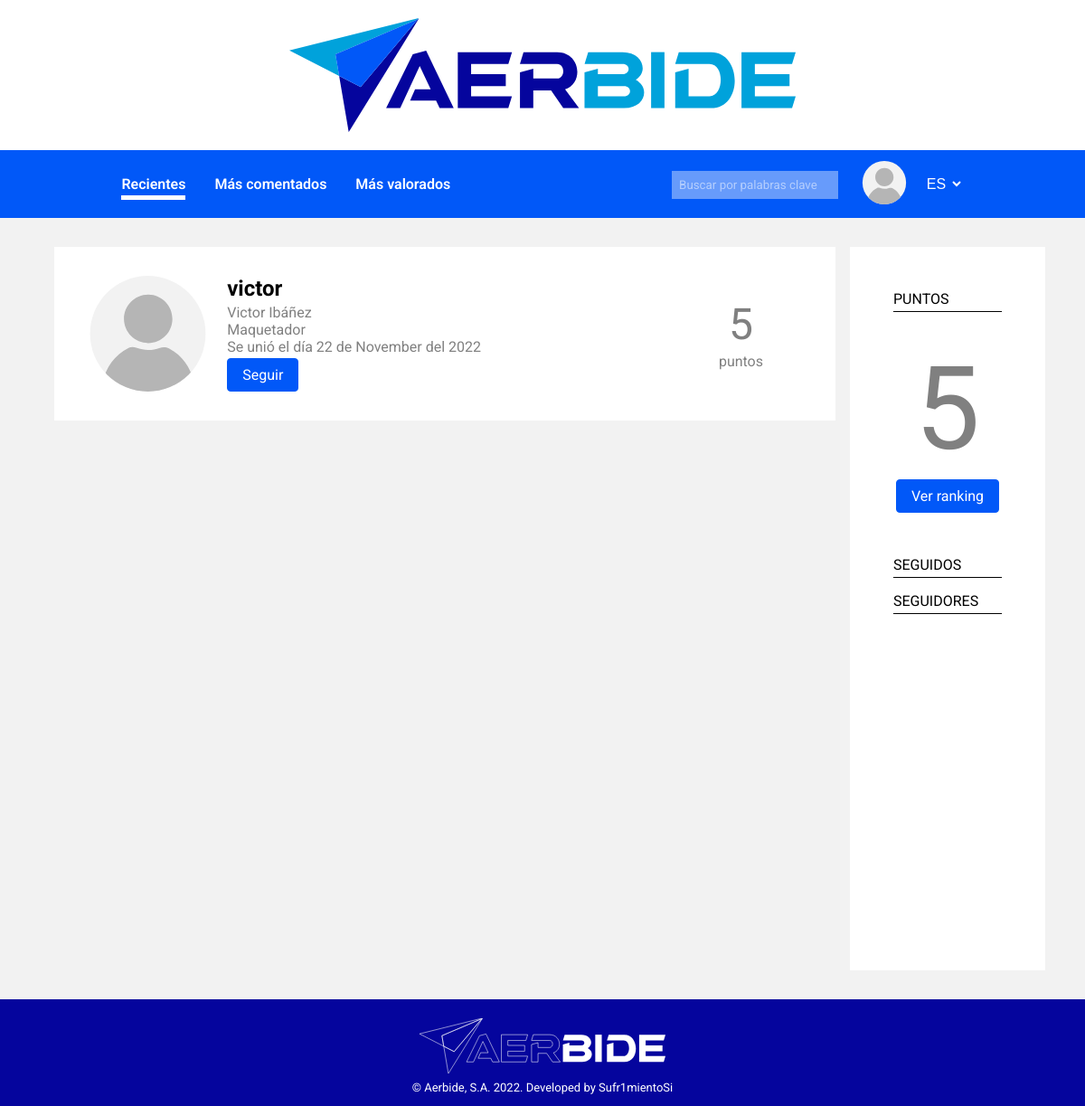
Page /user.php?user=3 (signed in) on the earlier database version.
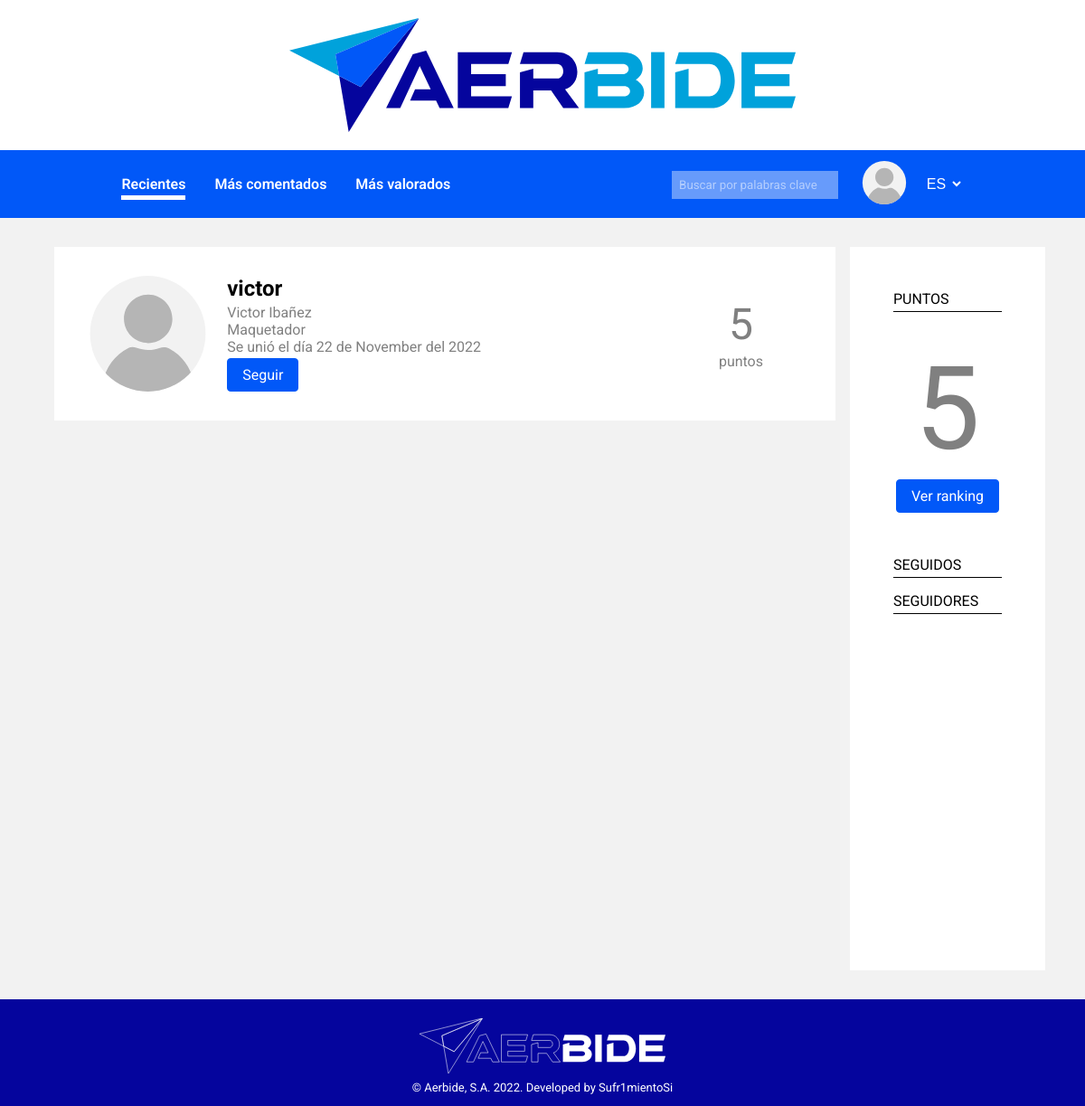
Same page on the later database version.
### tables this page shows
CREATE TABLE `users` (
  `id` int(11) NOT NULL,
  `username` varchar(255) NOT NULL,
  `name` varchar(255) NOT NULL,
  `surname` varchar(255) DEFAULT NULL,
  `image` varchar(255) DEFAULT NULL,
  `date` date NOT NULL DEFAULT current_timestamp(),
  `points` int(11) NOT NULL DEFAULT 0,
  `job` varchar(64) DEFAULT NULL,
  `passwd` varchar(255) NOT NULL
);

### src/user.php (called while the page is built, shortened)
<?php
require_once "app/__include.inc.php";
$user = $session->getCurrentUser();
if (isset($_GET['user'])) {
    $id = abs(intval($_GET['user']));
    if ($id != $user->getId() && ($u = UserRepository::getUserById($id))) {
        $user = $u;
    }
}
include_views([
    "views/partials/header.view.php",
    "views/user.view.php",
    "views/partials/footer.view.php"
])
?>

### src/app/db/entities/user_entity.inc.php (called while the page is built, shortened)
<?php
class UserEntity {
    private $username;
    private $name;
    private $surname;
    private $date;
    private $points;
    private $job;
    public function __construct(int $id, string $username, string $name, string|null $surname, string|null $image,
        int $date, int $points, string|null $job, string $passwd) {
            $this->username = $username;
            $this->name = $name;
            $this->surname = $surname;
            $this->date = new DateTime();
            $this->date->setTimeStamp($date);
            $this->points = $points;
            $this->job = $job;
    }
    public function getUsername(): string {
        return $this->username;
    }
    public function getName(): string {
        return $this->name;
    }
    public function getSurname(): string|null {
        return $this->surname;
    }
    public function getCreationDate(): DateTime {
        return $this->date;
    }
    public function getPoints(): int {
        return $this->points;
    }
    public function getJob(): string|null {
        return $this->job;
    }
}

### src/app/db/repositories/user_repo.inc.php (called while the page is built, shortened)
<?php
abstract class UserRepository {
    private static function parseUserFromData(array $data) : UserEntity {
        return new UserEntity(
            $data['id'],
            $data['username'],
            $data['name'],
            $data['surname'],
            $data['image'],
            strtotime($data['date']),
            $data['points'],
            $data['job'],
            $data['passwd']
        );
    }
    public static function getUserById(int $id): UserEntity|null {
        global $db;
        $sql = 'SELECT * FROM users WHERE id = :id';
        $statement = $db->prepare($sql);
        $statement->setFetchMode(PDO::FETCH_ASSOC);
        $statement->execute([
            ':id' => $id
        ]);
        if (($data = $statement->fetch())) {
            return self::parseUserFromData($data);
        }
        return null;
    }
}

### src/app/session.inc.php (called while the page is built, shortened)
<?php
class SessionManager {
    private $currentUser;
    public function __construct() {
        $this->get_current_user();
    }
    private function get_current_user() {
        $id = $this->get('_uid');
        if (is_int($id)) {
            $this->currentUser = UserRepository::getUserById($id);
        }
    }
    public function get(string $key): mixed {
        return array_key_exists($key, $_SESSION) ? $_SESSION[$key] : null;
    }
    public function getCurrentUser(): UserEntity|null {
        return $this->currentUser;
    }
}
$session = new SessionManager();

### src/app/__include.inc.php (called while the page is built, shortened)
<?php
require_once "session.inc.php";
require_once "utils.inc.php";

### src/views/user.view.php (the view, shortened to what this page needs)
<?php
    $user = $GLOBALS['user'];
?>
<div class="content noleft">
    <main>
        <div class="user-panel">
            <div class="flex-container user-pannel">
                <div class="flex-container">
                    <img src="img/user-default-image.svg" alt="" class="author-icon-big">
                    <div class="flex-container-column">
                        <h2><?php echo $user->getUsername() ?></h2>
                        <div>
                            <p><?php echo $user->getName() . ' ' . $user->getSurname(); ?></p>
                            <?php
                                if ($job = $user->getJob()) {
                                    echo '<p>' . $job . '</p>';
                                }
                            ?>
                            <p class="data">
                                <?php
                                    $date = $user->getCreationDate();
                                    echo 'Se unió el día ' . $date->format('j \d\e F \d\e\l Y');
                                ?>
                            </p>
                        </div>
                        <div class="no-se-como-arreglar-esto-de-una-manera-mejor">
                            <button class="button-blue" id="userfollowbtn">Seguir</button>
                        </div>
                    </div>
                </div>
                <div class="flex-container-column userpoints">
                    <p class="points"><?php echo $user->getPoints() ?></p>
                    <p>puntos</p>
                </div>
            </div>
        </div>
    </main>
    <?php include 'partials/sidebar_right.php'?>
</div>

### src/app/utils.inc.php (shortened to what this page needs)
<?php
function include_views(array $views) {
    echo '<!DOCTYPE html><html lang="es"><head>';
    echo '</head><body>';
    foreach ($views as $view) {
        include $view;
    }
    echo '</body></html>';
}

### src/views/partials/header.view.php (shortened to what this page needs)
<?php
    $currentLang = isset($_COOKIE[LANGUAGE_COOKIE])
        ? $_COOKIE[LANGUAGE_COOKIE]
        : 'ES';
?>
<header>
    <a href="/index.php"><img class="logo" src="img/aerbide-logo.svg" alt="logo-aerbide"></a>
    <div class="navigation">
        <nav>
            <ul>
                <li><a class="selected" data-name="newest" href="/index.php">Recientes</a></li>
                <li><a class="unselected" data-name="mostCommented" href="/index.php">Más comentados</a></li>
                <li><a class="unselected" data-name="mostLiked" href="/index.php">Más valorados</a></li>
            </ul>
        </nav>
        <div class="rightnav">
            <div class="search">
                <form class="form-search" action="">
                    <input id="searchtext" type="text" placeholder="Buscar por palabras clave">
                </form>
            </div>
            <div class="flex-container">
                <button id="userbtn">
                    <img src="img/user-default-image.svg" alt="usuario activo" class="author-icon">
                </button>
                <select id="langsel" class="select-category">
                    <?php foreach (LANGUAGES as $lang): ?>
                        <option
                            value="<?php echo $lang; ?>"
                            <?php if ($lang == $currentLang) { echo 'selected'; } ?>
                        ><?php echo $lang; ?></option>
                    <?php endforeach; ?>
                </select>
            </div>
        </div>
    </div>
</header>

### src/views/partials/sidebar_right.php (shortened to what this page needs)
<aside class="sidebar-right">
    <div>
        <h3>puntos</h3>
        <div class="flex-container-column">
            <p class="points"><?php echo $GLOBALS['session']->getCurrentUser()->getPoints() ?></p>
            <a class="button-blue" href="/ranking.php">Ver ranking</a>
        </div>
    </div>
    <div>
        <h3>seguidos</h3>
    </div>
    <div>
        <h3>seguidores</h3>
    </div>
</aside>

### src/views/partials/footer.view.php
<footer>
    <img class="logo-footer" src="img/aerbide-logo-negative.svg" alt="logo-aerbide-negativo">
    <p>&#169 Aerbide, S.A. 2022. Developed by Sufr1mientoSi</p>
</footer>

### src/styles/global.css (style rules this page uses)
:root { --color-dark-blue: #05059d; --color-medium-blue: #0158f8; --color-light-blue: #00a2db; --color-search-blue: #679bfb; --color-light-grey: #f2f2f2; --color-dark-grey: #b5b5b5; }
* { padding: 0; margin: 0; box-sizing: border-box; }
body { font-family: 'Roboto', sans-serif; background-color: var(--color-light-grey); }
ul { list-style: none; }
h3 { color: black; }
a { color: black; text-decoration: none; }
.button-blue, .button-white, .button-dark-blue { text-decoration: none; font-size: 1rem; font-family: 'Roboto'; display: inline-block; border-radius: 0.25rem; overflow: hidden; padding: 0.5rem 1rem; margin: 0; transition: all 0.1s ease-in; }
.button-blue, .button-white:hover { color: white; border: 0.1rem solid var(--color-medium-blue); background-color: var(--color-medium-blue); }
button { cursor: pointer; }
.data { color: grey; }
.author-icon { height: 3rem; }
.author-icon-big { height: 8rem; }
.select-category { border: 0.15rem solid lightgrey; height: 2.1rem; overflow: hidden; width: 16rem; position:relative; }
select { background: transparent; border: none; font-size: 16px; padding-left: 0.5rem; padding-bottom: 0.35rem; height: 2.1rem; width: 16rem; }
.select-category::after { content:"\025be"; display:table-cell; padding-top:7px; text-align:center; width:30px; height:30px; background-color: lightgrey; position:absolute; top:0; right:0px; pointer-events: none; color: white; }
form { display: flex; flex-direction: column; gap: 1em; background-color: white; padding: 1rem; margin-top: 1.5rem; }
form input[type="text"], form input[type="password"], form textarea { width: 100%; box-shadow: 0; background: transparent; border: 0.15rem solid lightgrey; }
form input[type="text"], form input[type="password"] { height: 2.1rem; font-family: 'Roboto'; color: grey; padding: 1rem; }
.flex-container { display: flex; align-items: center; gap: 1rem; }
.flex-container-column { display: flex; flex-direction: column; gap: 0.2rem; }

### src/styles/layout.css (style rules this page uses)
.content { display: grid; grid-template-columns: repeat(5, 1fr); grid-template-areas: "l m m m r"; column-gap: 1rem; width: 90%; min-height: 100vh; margin: 2rem auto; }
.content.noleft { grid-template-columns: 80% 20%; grid-template-areas: "m r"; }
.content main { grid-area: m; }
.content .sidebar-right { grid-area: r; }

### src/styles/footer.css (style rules this page uses)
footer { display: flex; flex-direction: column; justify-content: center; align-items: center; background-color: var(--color-dark-blue); color: white; padding: 1em; font-size: 70%; }
footer .logo-footer { max-width: 35%; padding: 0.5rem; }
@media screen and (min-width: 900px) { footer { font-size: small; } }
@media screen and (min-width: 900px) { footer .logo-footer { max-width: 18rem; padding: 0.5rem; } }

### src/styles/asides.css (style rules this page uses)
aside { width: 100%; height: 100%; background-color: white; padding: 3rem; }
aside > div { margin-bottom: 1rem; }
aside h3 { font-size: 1rem; font-weight: 400; text-transform: uppercase; padding-bottom: 0.25rem; margin-bottom: 1rem; border-bottom: 0.1rem solid black; }
aside a { color: grey; }
aside a.button-blue { width: fit-content; }
aside p.points { text-align: center; font-size: 8em; color: grey; padding: 1rem 1rem 0rem 1rem; }
aside .flex-container-column { justify-content: center; align-items: center; margin-bottom: 3rem; }

### src/styles/user.css (style rules this page uses)
.user-panel .flex-container { padding: 1rem 5rem 1rem 1rem; justify-content: space-between; background-color: white; }
.user-panel .flex-container-column.userpoints { align-items: center; justify-content: center; }
.points { font-size: 3rem; color: grey; }
.user-panel p { color: grey; }
.no-se-como-arreglar-esto-de-una-manera-mejor { padding-left: 0; }

Differences in the rows shown:
changed users "victor": surname "Ibáñez" → "Ibañez"
